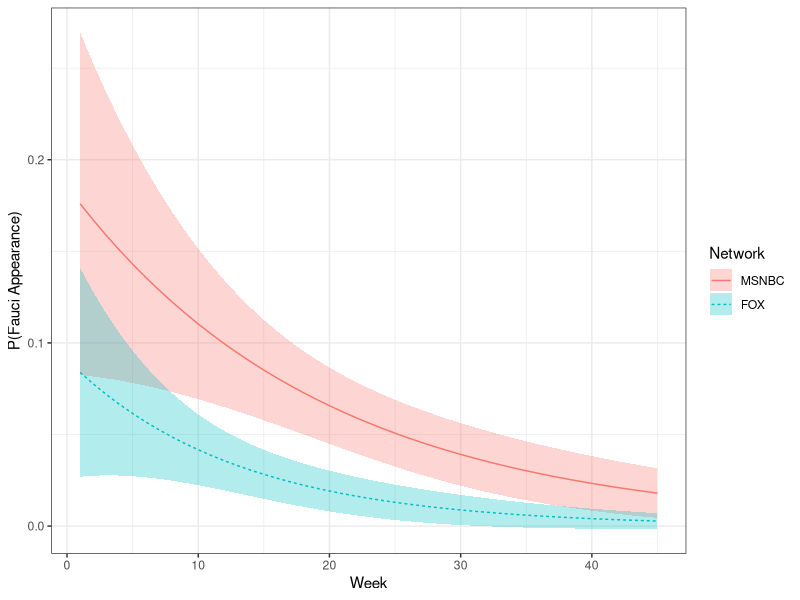

Reproduce this figure in R.
setwd('/Users/brycedietrich/finding_fauci_replication/')

library(MASS)
library(ggplot2)

results<-read.csv('data/final_celebrity_results.csv',as.is=T)

#make fox baseline
results$network2<-factor(results$network,levels=c('fox','cnn','msnbc'))

#set week 9 to zero so the intercept is meaningful
results$week2<-results$week-9

#negative binomial regressions with offsets
mod1<-glm.nb(fauci~network2+offset(log(cc)),data=results)
mod2<-glm.nb(fauci~network2*week2+offset(log(cc)),data=results)

#create confidence intervals around predictions
fox_pred<-predict(mod2,data.frame(network2='fox',week2=min(results$week2):max(results$week2),cc=median(results[results$network=='fox','cc'],na.rm=T)),type='response',se.fit=T)$fit
fox_se<-predict(mod2,data.frame(network2='fox',week2=min(results$week2):max(results$week2),cc=median(results[results$network=='fox','cc'],na.rm=T)),type='response',se.fit=T)$se.fit
fox_upper<-fox_pred+1.96*fox_se
fox_lower<-fox_pred-1.96*fox_se

cnn_pred<-predict(mod2,data.frame(network2='cnn',week2=min(results$week2):max(results$week2),cc=median(results[results$network=='cnn','cc'],na.rm=T)),type='response',se.fit=T)$fit
cnn_se<-predict(mod2,data.frame(network2='cnn',week2=min(results$week2):max(results$week2),cc=median(results[results$network=='cnn','cc'],na.rm=T)),type='response',se.fit=T)$se.fit
cnn_upper<-cnn_pred+1.96*cnn_se
cnn_lower<-cnn_pred-1.96*cnn_se

msnbc_pred<-predict(mod2,data.frame(network2='msnbc',week2=min(results$week2):max(results$week2),cc=median(results[results$network=='msnbc','cc'],na.rm=T)),type='response',se.fit=T)$fit
msnbc_se<-predict(mod2,data.frame(network2='msnbc',week2=min(results$week2):max(results$week2),cc=median(results[results$network=='msnbc','cc'],na.rm=T)),type='response',se.fit=T)$se.fit
msnbc_upper<-msnbc_pred+1.96*msnbc_se
msnbc_lower<-msnbc_pred-1.96*msnbc_se

#create plot data
plot_dat<-data.frame(rbind(cbind('MSNBC',seq(min(results$week2):max(results$week2)),msnbc_lower,msnbc_pred,msnbc_upper),cbind('CNN',seq(min(results$week2):max(results$week2)),cnn_lower,cnn_pred,cnn_upper),cbind('FOX',seq(min(results$week2):max(results$week2)),fox_lower,fox_pred,fox_upper)),stringsAsFactors=F)
names(plot_dat)<-c('Network','week','lower','fit','upper')
plot_dat$fit<-as.numeric(plot_dat$fit)
plot_dat$lower<-as.numeric(plot_dat$lower)
plot_dat$upper<-as.numeric(plot_dat$upper)
plot_dat$week<-as.numeric(plot_dat$week)
plot_dat$Network2<-plot_dat$Network
plot_dat$Network<-factor(plot_dat$Network2,levels=c('MSNBC','CNN','FOX'))

###msnb_fauci plot
png(filename="output/figureS2.png", units = 'px', width=543*20, height=357*20,res=2000)
p <- ggplot(plot_dat[plot_dat$Network%in%c('MSNBC','FOX'),]) + 
  geom_line(aes(y=fit, x=week, colour = Network,linetype=Network))+
  geom_ribbon(aes(ymin=lower, ymax=upper, x=week, fill = Network), alpha = 0.3)+
  ylab('P(Fauci Appearance)')+
  xlab('Week')+
  theme_bw()
p
dev.off()
